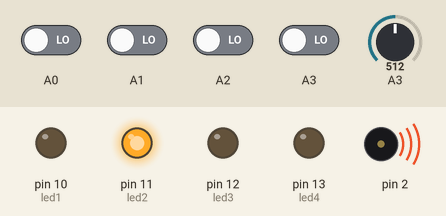
This sketch was run on a simulated Arduino Uno, built with avr-gcc and run on an emulated ATmega328P. Parts: output pins drawn as LEDs (lit = HIGH), buzzer (waves = sounding). The test bench sets the inputs (shaded band); at power-on: A0–3 LOW, A3 = 512. Random numbers use the default seed unless the sketch sets one.

Above: at 2.6 s.
2.7 s: A0 driven HIGH
At 5.35 s:
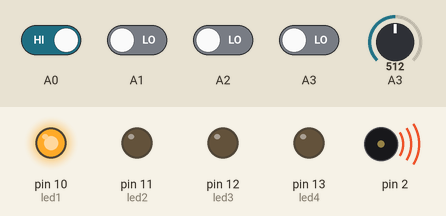
6.2 s: A0 driven LOW
9.7 s: A1 driven HIGH
At 10.4 s:
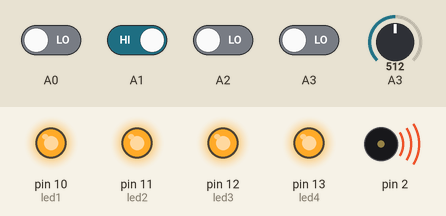
At 12.85 s:
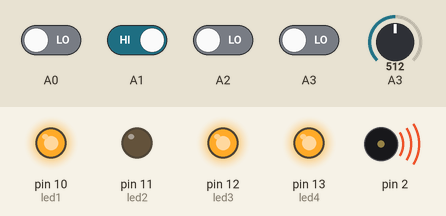
13.6 s: A1 driven LOW
15.2 s: A2 driven HIGH
At 16.25 s:
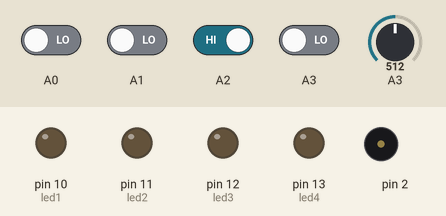
19.1 s: A2 driven LOW and A3 driven HIGH
Timing chart, 0 to 24.0 s (numbered marks = the images above; inputs shaded):
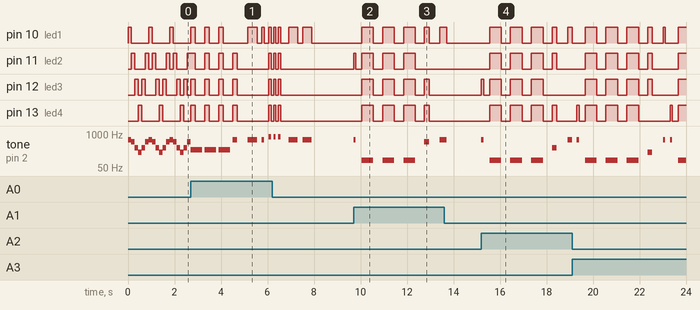

Measured:
- after the input at 9.7 s, pin 10 (led1): goes 3 × (HIGH 0.50 s, LOW 0.40 s), HIGH 0.20 s, LOW 0.46 s, then HIGH, starting after 0.35 s; pin 11 (led2): LOW → HIGH at once, → LOW 0.10 s later, → HIGH 0.25 s later, → LOW 0.50 s later, … (8 changes in this stretch)
- after the input at 15.2 s, pin 10 (led1): goes 3 × (HIGH 0.50 s, LOW 0.40 s), HIGH 0.20 s, LOW 0.46 s, then HIGH, starting after 0.35 s; pin 11 (led2): goes 3 × (HIGH 0.50 s, LOW 0.40 s), HIGH 0.20 s, then LOW, starting after 0.35 s
- by itself, pin 11 (led2), pin 12 (led3), pin 13 (led4): alternates HIGH for 0.10 s and LOW for 0.10 s, 4 changes in all, then stays LOW
- by itself, tone on pin 2: plays 800 Hz for 0.10 s, 800 Hz for 0.10 s, 600 Hz for 0.40 s, 600 Hz for 0.40 s

The sketch:

SimonSays.ino
```cpp
/* Initalizing the array length/array/difficulty arr/difficulty viarable */
const int arr_length = 40;
int arr[arr_length];
int difficulty_arr[5] = {500, 400, 300, 200, 100};
int difficulty = 0;

/* Initalizing the tone array */
int tone_arr[5] = {700, 600, 500, 300, 200};

/* Initalizing the level and state */
int level = 1;
int state = 1;

/* Initalizing LED's */
int led1 = 10;
int led2 = 11;
int led3 = 12;
int led4 = 13;

void setup() {
  /* Void Setup will initalize the inputs/outputs
  for LED's and pushbuttons, it will then run a while loop that
  will not stop untill the red button was held down */
  pinMode(A0, INPUT);
  pinMode(A1, INPUT);
  pinMode(A2, INPUT);
  pinMode(A3, INPUT);

  pinMode(led1, OUTPUT);
  pinMode(led2, OUTPUT);
  pinMode(led3, OUTPUT);
  pinMode(led4, OUTPUT);

  /* LED pattern and tone untill the user holds down the
  red button to start the game */
  while(digitalRead(A0) != HIGH){
  digitalWrite(led1, HIGH);
  tone(2, tone_arr[1], 500);
  delay(150);
  digitalWrite(led1, LOW);

  digitalWrite(led2, HIGH);
  tone(2, tone_arr[2], 500);
  delay(150);
  digitalWrite(led2, LOW);

  digitalWrite(led3, HIGH);
  tone(2, tone_arr[3], 500);
  delay(150);
  digitalWrite(led3, LOW);

  digitalWrite(led4, HIGH);
  tone(2, tone_arr[4], 500);
  delay(150);
  digitalWrite(led4, LOW);

  digitalWrite(led3, HIGH);
  tone(2, tone_arr[3], 500);
  delay(150);
  digitalWrite(led3, LOW);

  digitalWrite(led2, HIGH);
  tone(2, tone_arr[2], 500);
  delay(150);
  digitalWrite(led2, LOW);}

  /* this for loop will start after the break after the start button
  was held down */
  for (int i = 0; i < 3; i++ ) {
  digitalWrite(led1, HIGH);
  digitalWrite(led2, HIGH);
  digitalWrite(led3, HIGH);
  digitalWrite(led4, HIGH);
  tone(2, 250, 500);
  delay(200);
  digitalWrite(led1, LOW);
  digitalWrite(led2, LOW);
  digitalWrite(led3, LOW);
  digitalWrite(led4, LOW);
  delay(400);
  }
}

void loop() {
  /* loop will endlessly run the Simon Says program
  based on the state, */
  if (state == 1) {
    level = 1;
    get_difficulty(); /* Initalizes the difficulty */
    start_state(); /* Initalizes the random array */
    state = 2;
  }
  else if (state == 2){
    show_pattern(); /* Shows pattern */
    state = 3;
  }
  else if (state == 3){
    get_sequence(); /* Gets user input */
  }
}

void get_difficulty() {
  /* will reset the difficulty to zero
  turn all lights on and wait for user to select difficulty */
  difficulty = 0;
  while(difficulty == 0){
    digitalWrite(led1, HIGH);
    digitalWrite(led2, HIGH);
    digitalWrite(led3, HIGH);
    digitalWrite(led4, HIGH);
    if(digitalRead(A0) == HIGH){ /* Lowest difficulty selected */
      difficulty = 1;
      digitalWrite(led1, LOW);
      tone(2, tone_arr[1], 200);
      delay(200);
    }
    else if(digitalRead(A1) == HIGH){ /* Second Lowest difficulty selected */
      difficulty = 2;
      digitalWrite(led2, LOW);
      tone(2, tone_arr[2], 200);
      delay(200);
    }
    else if(digitalRead(A2) == HIGH){ /* Second to Highest difficulty selected */
      difficulty = 3;
      digitalWrite(led3, LOW);
      tone(2, tone_arr[3], 200);
      delay(200);
    }
    else if(digitalRead(A3) == HIGH){ /* Highest difficulty selected */
      difficulty = 4;
      digitalWrite(led4, LOW);
      tone(2, tone_arr[4], 200);
      delay(200);
    }
  }
  /* turn off all LED's */
  digitalWrite(led1, LOW);
  digitalWrite(led2, LOW);
  digitalWrite(led3, LOW);
  digitalWrite(led4, LOW);
  delay(200);
}

void start_state() {
  /* start_state will fill the array of all 0's to be an
  array of random numbers between 10 and 13 */
  for (int i = 0; i < arr_length; i++ ) {
    randomSeed(analogRead(3));
    arr[i] = random(10,14);/* set element at location i random (10-13) */
  }
}

void show_pattern() {
  /* show_pattern will show the current pattern up untill the current level
  the user is on */
  delay(250);
  int n = 0;
  while(n < level){
    digitalWrite(arr[ n ], HIGH);
    tone(2, tone_arr[arr[ n ]-9], difficulty_arr[difficulty]);
    delay(difficulty_arr[difficulty]);
    digitalWrite(arr[ n ], LOW);
    delay(200);
    n++;
  }
}

void get_sequence() {
  /* need while to keep track of where in the array the user is compared to the level */
  /* if at any time the index and button press dont match up break loop and call restart funnction */
  int i = 0;
  while(i < level){
  if(digitalRead(A3) == HIGH){ /* Green LED was pressed */
    digitalWrite(13, HIGH);
    tone(2, tone_arr[arr[ i ]-9], 100);
    delay(100);
    digitalWrite(13, LOW);
    if(arr[i] != 13){ /* Incorrect pattern sequence */
      incorrect_pattern();
      return;
    }
    i++;
    delay(100);
  }
  if(digitalRead(A2) == HIGH){  /* Yellow LED was pressed */
    digitalWrite(12, HIGH);
    tone(2, tone_arr[arr[ i ]-9], 100);
    delay(100);
    digitalWrite(12, LOW);
    if(arr[i] != 12){ /* Incorrect pattern sequence */
      incorrect_pattern();
      return;
    }
    i++;
    delay(100);
  }
  if(digitalRead(A1) == HIGH){ /* Blue LED was pressed */
    digitalWrite(11, HIGH);
    tone(2, tone_arr[arr[ i ]-9], 100);
    delay(100);
    digitalWrite(11, LOW);
    if(arr[i] != 11){ /* Incorrect pattern sequence */
      incorrect_pattern();
      return;
    }
    i++;
    delay(100);
  }
  if(digitalRead(A0) == HIGH){ /* Red LED was pressed */
    digitalWrite(10, HIGH);
    tone(2, tone_arr[arr[ i ]-9], 100);
    delay(100);
    digitalWrite(10, LOW);
    if(arr[i] != 10){ /* Incorrect pattern sequence */
      incorrect_pattern();
      return;
    }
    i++;
    delay(100);
  }
  }
  delay(100);
  for (int i = 0; i < 3; i++ ) { /* Correct pattern LED sequence */
  digitalWrite(led1, HIGH);
  digitalWrite(led2, HIGH);
  digitalWrite(led3, HIGH);
  digitalWrite(led4, HIGH);
  tone(2, 800, 100);
  delay(100);
  digitalWrite(led1, LOW);
  digitalWrite(led2, LOW);
  digitalWrite(led3, LOW);
  digitalWrite(led4, LOW);
  delay(100);
  }
  /* Incriment the Level and reshow the pattern */
  level++;
  show_pattern();
}

void incorrect_pattern(){
  /* incorrect_pattern will flash all LED's three times slowly
  and play a low tone */
  delay(250);
  level = 1;
  state = 1;

  for (int i = 0; i < 3; i++ ) {
  digitalWrite(led1, HIGH);
  digitalWrite(led2, HIGH);
  digitalWrite(led3, HIGH);
  digitalWrite(led4, HIGH);
  tone(2, 100, 500);
  delay(500);
  digitalWrite(led1, LOW);
  digitalWrite(led2, LOW);
  digitalWrite(led3, LOW);
  digitalWrite(led4, LOW);
  delay(400);
  }
}
```
